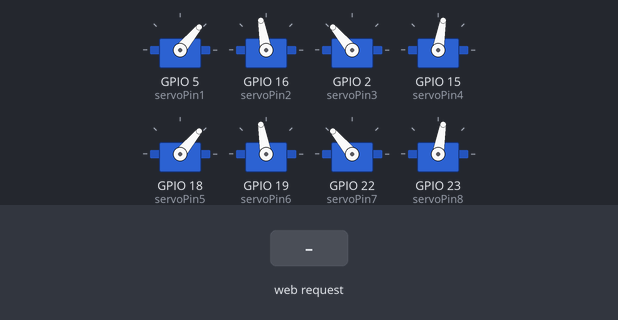
The sketch below on a simulated ESP32. Shown: 8 × servo. The test bench sets the inputs (shaded band). WiFi joins after 1.5 s; servers stay silent unless stated; what the sketch prints to the serial monitor is not drawn.

Above: at 2.7 s.
2.8 s: HTTP request GET /forward received
At 2.93 s:
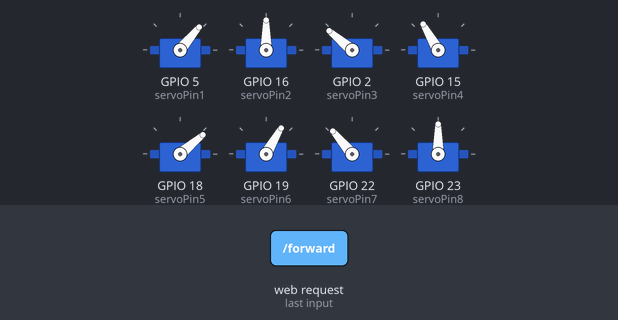
At 3.68 s:
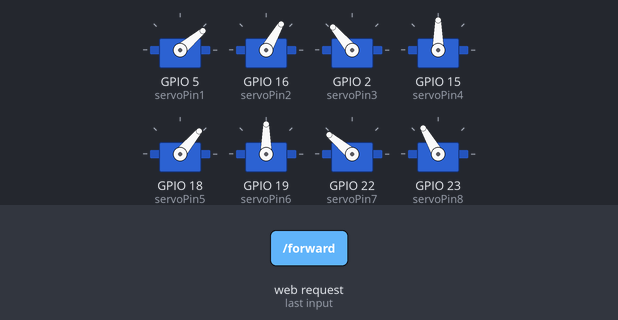
5.8 s: HTTP request GET /foleft received
At 7.93 s:
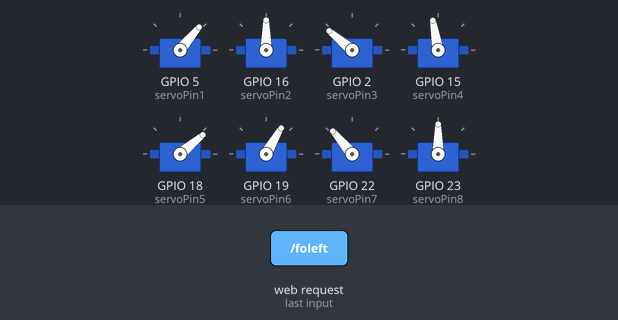
Timing chart, 0 to 14.3 s (numbered marks = the images above; inputs shaded):
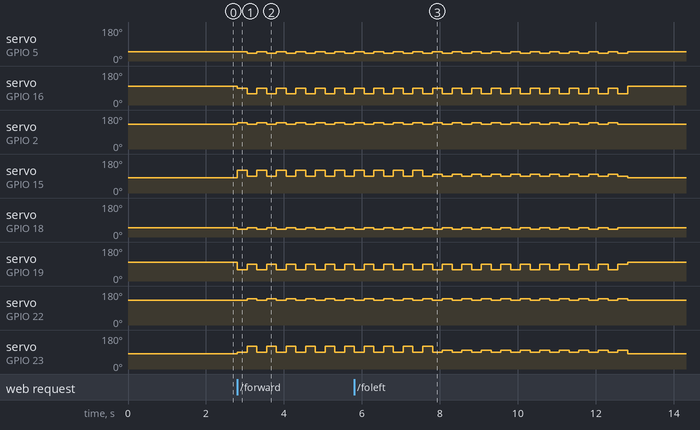

Measured:
- after the input at 2.8 s, servo on GPIO 5 (servoPin1): alternates 50° for 0.25 s and 40° for 0.25 s, starting after 0.26 s; servo on GPIO 16 (servoPin2): alternates 90° for 0.25 s and 60° for 0.25 s, starting at once

The sketch:

Robot_Soft_2.5.ino
```cpp
#include <WiFi.h>
#include <ESP32Servo.h>

const char* ssid = "SFR_89F0";
const char* password = "tnr46rmdb9dvh23tqdz5";
WiFiServer server(80);
// Variable to store the HTTP request
String header;

// Auxiliar variables to store the current output state
String output26State = "off";
String output27State = "off";

// Current time
unsigned long currentTime = millis();
// Previous time
unsigned long previousTime = 0;
// Define timeout time in milliseconds (example: 2000ms = 2s)
const long timeoutTime = 2000;

//Servo setup
Servo R1;
int servoPin1 = 5;
Servo R2;
int servoPin2 = 16;
Servo L1;
int servoPin3 = 2;
Servo L2;
int servoPin4 = 15;
Servo Rb1;
int servoPin5 = 18;
Servo Rb2;
int servoPin6 = 19;
Servo Lb1;
int servoPin7 = 22;
Servo Lb2;
int servoPin8 = 23;


void setup() {
  R1.attach(servoPin1);
  R2.attach(servoPin2);
  L1.attach(servoPin3);
  L2.attach(servoPin4);
  Rb1.attach(servoPin5);
  Rb2.attach(servoPin6);
  Lb1.attach(servoPin7);
  Lb2.attach(servoPin8);

  R1.write(50);
  R2.write(100);
  L1.write(180 - 50);
  L2.write(180 - 100);
  Rb1.write(50);
  Rb2.write(100);
  Lb1.write(180 - 50);
  Lb2.write(180 - 100);


  Serial.begin(115200);

  // Connect to Wi-Fi network with SSID and password
  Serial.print("Connecting to ");
  Serial.println(ssid);
  WiFi.begin(ssid, password);
  while (WiFi.status() != WL_CONNECTED) {
    delay(500);
    Serial.print(".");
  }
  // Print local IP address and start web server
  Serial.println("");
  Serial.println("WiFi connected.");
  Serial.println("IP address: ");
  Serial.println(WiFi.localIP());
  server.begin();
}

void rest() {
  R1.write(50);
  R2.write(100);
  L1.write(180 - 50);
  L2.write(180 - 100);
  Rb1.write(50);
  Rb2.write(100);
  Lb1.write(180 - 50);
  Lb2.write(180 - 100);
}

void walk() {

  int itera = 10;
  int walkspeed = 250;

  int one1 = 50; int two1 = 90;
  int one2 = 40; int two2 = 60;

  int i = 0;
  while(i < itera) {

    R1.write(one1); R2.write(two1);
    Lb1.write(180 - one1); Lb2.write(180 - two1);

    L1.write(180 - one2); L2.write(180 - two2);
    Rb1.write(one2); Rb2.write(two2);

    delay(walkspeed);

    R1.write(one2); R2.write(two2);
    Lb1.write(180 - one2); Lb2.write(180 - two2);

    L1.write(180 - one1); L2.write(180 - two1);
    Rb1.write(one1); Rb2.write(two1);

    delay(walkspeed);

    i++;
  }

  rest();

}

void walkLeft() {

  int itera = 10;
  int walkspeed = 250;

  int one1 = 50; int two1 = 90;
  int one2 = 40; int two2 = 60;

  int i = 0;
  while(i < itera) {

    R1.write(one1); R2.write(two1);
    Lb1.write(180 - one1); Lb2.write(180 - two1);

    L1.write(180 - one2); L2.write(180 - 80);
    Rb1.write(one2); Rb2.write(two2);

    delay(walkspeed);

    R1.write(one2); R2.write(two2);
    Lb1.write(180 - one2); Lb2.write(180 - 80);

    L1.write(180 - one1); L2.write(180 - two1);
    Rb1.write(one1); Rb2.write(two1);

    delay(walkspeed);

    i++;
  }

  rest();

}

void trot() {

  int itera = 15;
  int walkspeed = 200;

  int one1 = 30; int two1 = 100;
  int one2 = 50; int two2 = 70;

  int i = 0;
  while(i < itera) {

    R1.write(one1); R2.write(two1);
    Lb1.write(180 - one1); Lb2.write(180 - two1);

    L1.write(180 - one2); L2.write(180 - two2);
    Rb1.write(one2); Rb2.write(two2);

    delay(walkspeed);

    R1.write(one2); R2.write(two2);
    Lb1.write(180 - one2); Lb2.write(180 - two2);

    L1.write(180 - one1); L2.write(180 - two1);
    Rb1.write(one1); Rb2.write(two1);

    delay(walkspeed);

    i++;
  }

  rest();

}


void loop(){

  WiFiClient client = server.available();   // Listen for incoming clients

  if (client) {                             // If a new client connects,
    currentTime = millis();
    previousTime = currentTime;
    Serial.println("New Client.");          // print a message out in the serial port
    String currentLine = "";                // make a String to hold incoming data from the client
    while (client.connected() && currentTime - previousTime <= timeoutTime) {  // loop while the client's connected
      currentTime = millis();
      if (client.available()) {             // if there's bytes to read from the client,
        char c = client.read();             // read a byte, then
        Serial.write(c);                    // print it out the serial monitor
        header += c;
        if (c == '\n') {                    // if the byte is a newline character
          // if the current line is blank, you got two newline characters in a row.
          // that's the end of the client HTTP request, so send a response:
          if (currentLine.length() == 0) {
            // HTTP headers always start with a response code (e.g. HTTP/1.1 200 OK)
            // and a content-type so the client knows what's coming, then a blank line:
            client.println("HTTP/1.1 200 OK");
            client.println("Content-type:text/html");
            client.println("Connection: close");
            client.println();


            // Display the HTML web page
            client.println("<!DOCTYPE html><html lang=\"en\"><head><meta charset=\"UTF-8\"><meta http-equiv=\"X-UA-Compatible\" content=\"IE=edge\"><meta name=\"viewport\" content=\"width=device-width, initial-scale=1.0\"><title>Robot_Dog</title></head>");
            client.println("<body>");
            client.println("<div class='controller'> <a href='foleft'> <button>\</button> </a> <a href='forward'> <button>|</button> </a> <a href='foright'> <button>/</button> </a> <br> <a href='left'> <button>-</button> </a> <a href='stand'> <button>o</button> </a> <a href='right'> <button>-</button> </a> <br> <a href='backleft'> <button>/</button> </a><a href='backward'> <button>|</button> </a><a href='backright'> <button>\</button> </a> </div>");
            client.println("<style> html, body { height: 100%; margin: 0; color: white; font-family: sans-serif; } .controller { background-color: grey; width: 100%; height: 100%; } a, button { text-decoration: none; background-color: green; color: inherit; height: 33%; width: 33%; } </style>");
            client.println("</body></html>");

            // The HTTP response ends with another blank line
            client.println();


            if (header.indexOf("GET /forward") >= 0) {
              walk();
            } else if (header.indexOf("GET /foleft") >= 0) {
              walkLeft();
            } else if (header.indexOf("GET /stand") >= 0) {
              trot();
            }


            // Break out of the while loop
            break;
          } else { // if you got a newline, then clear currentLine
            currentLine = "";
          }
        } else if (c != '\r') {  // if you got anything else but a carriage return character,
          currentLine += c;      // add it to the end of the currentLine
        }
      }
    }
    // Clear the header variable
    header = "";
    // Close the connection
    client.stop();
    Serial.println("Client disconnected.");
    Serial.println("");
  }
}
```
